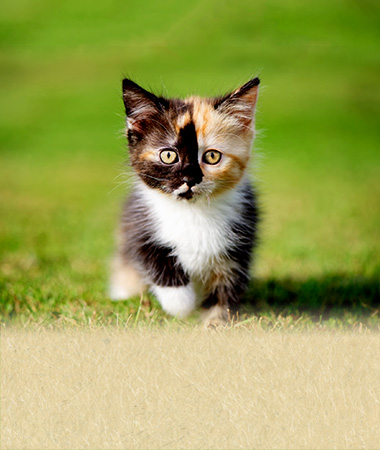
#> input picture cat.jpg, 380 x 450 px
$ python 2.py
#> lines starting #> are read from the running program, lines starting #| are printed output that depends on the picture
from PIL import Image

filename = "cat.jpg"
with Image.open(filename) as img:
#> img is the input picture: PIL image 380x450 RGB; mean R, G, B 154.2, 161.2, 84.4
    img.load()

new_img = img.resize((img.width // 3, img.height // 3))
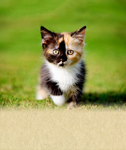
#> new_img: PIL image 126x150 RGB; mean R, G, B 154.2, 161.2, 84.4

new_img.save("resized_cat.jpg")

converted_img = img.transpose(Image.FLIP_TOP_BOTTOM)
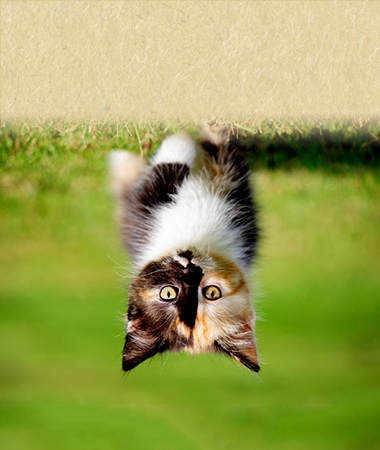
#> converted_img: PIL image 380x450 RGB; mean R, G, B 154.2, 161.2, 84.4
converted_img.save("image_flip_top_cat.jpg")
converted_img = img.transpose(Image.FLIP_LEFT_RIGHT)
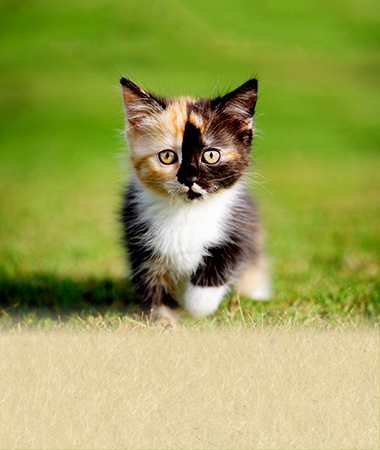
#> converted_img: PIL image 380x450 RGB; mean R, G, B 154.2, 161.2, 84.4
converted_img.save("image_flip_left_cat.jpg")

$ run again, with 1.jpg copied over cat.jpg
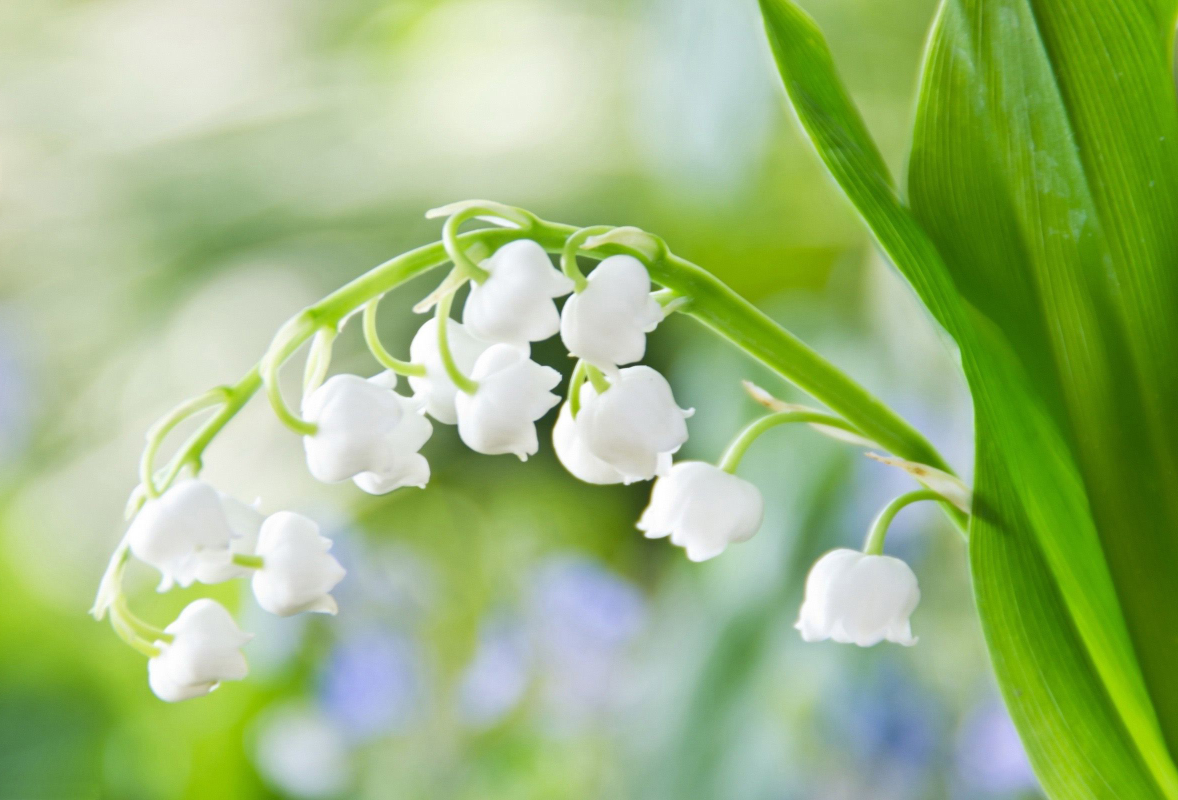
#> input picture 1.jpg, 2356 x 1600 px (shown at 1/2 size)
#> img is the input picture: PIL image 2356x1600 RGB; mean R, G, B 156.8, 185.1, 124.9
#> `converted_img = img.transpose(Image.FLIP_TOP_BOTTOM)`:
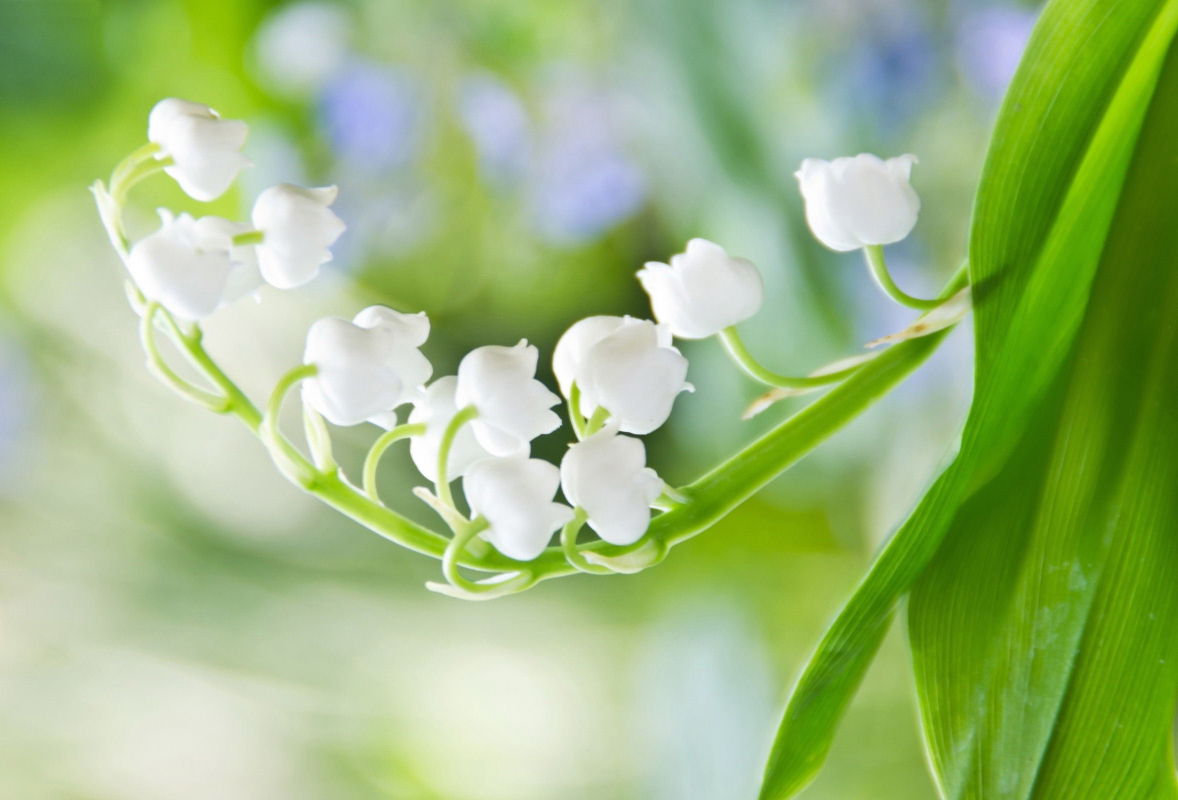
#> converted_img: PIL image 2356x1600 RGB (shown at 1/2 size); mean R, G, B 156.8, 185.1, 124.9
#> `converted_img = img.transpose(Image.FLIP_LEFT_RIGHT)`:
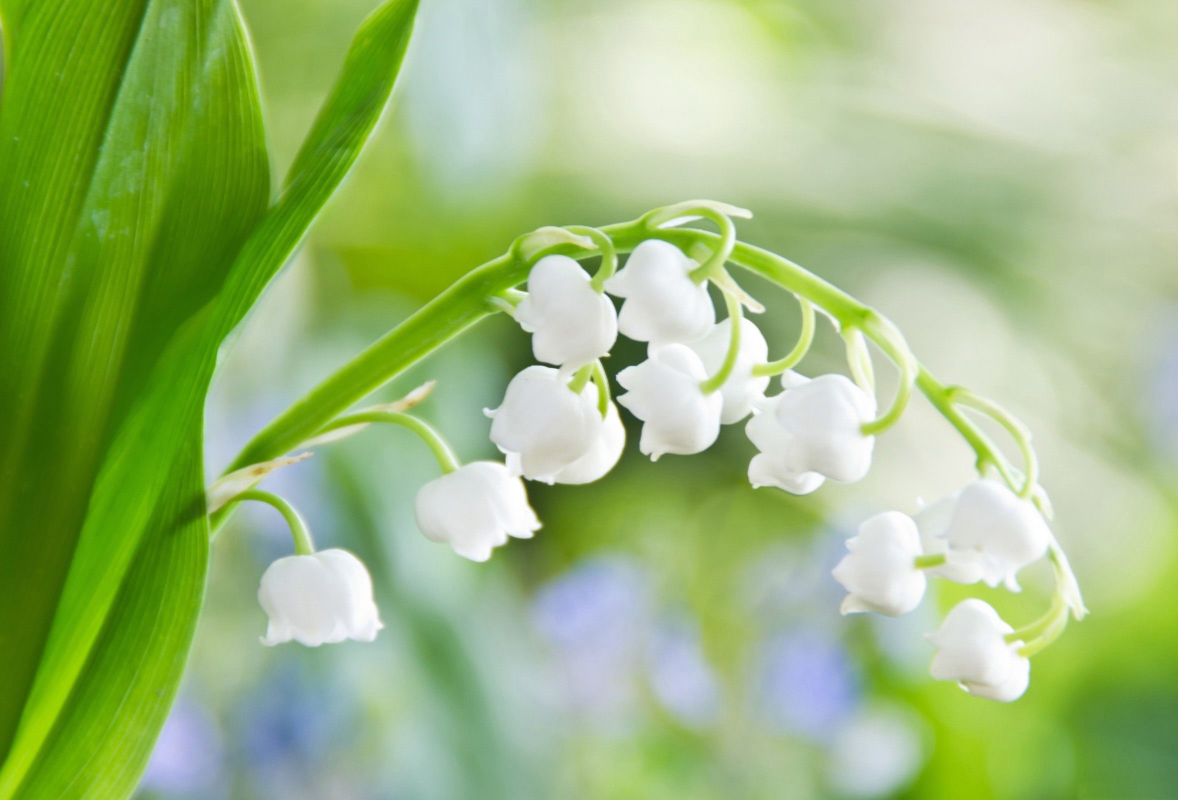
#> converted_img: PIL image 2356x1600 RGB (shown at 1/2 size); mean R, G, B 156.8, 185.1, 124.9

$ run again, with 2.jpg copied over cat.jpg
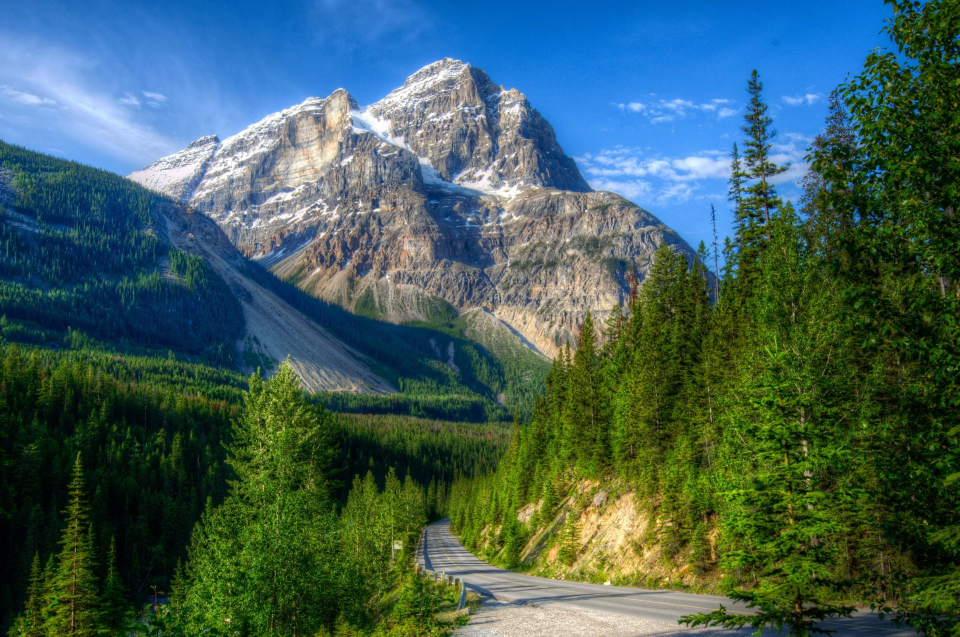
#> input picture 2.jpg, 1920 x 1273 px (shown at 1/2 size)
#> img is the input picture: PIL image 1920x1273 RGB; mean R, G, B 64.8, 94.9, 90.5
#> `converted_img = img.transpose(Image.FLIP_TOP_BOTTOM)`:
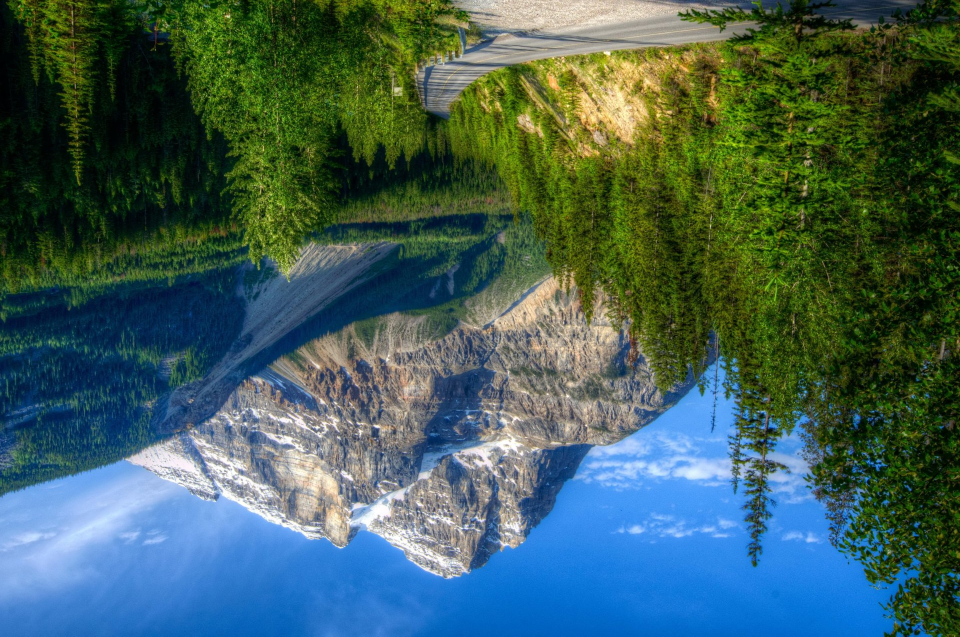
#> converted_img: PIL image 1920x1273 RGB (shown at 1/2 size); mean R, G, B 64.8, 94.9, 90.5
#> `converted_img = img.transpose(Image.FLIP_LEFT_RIGHT)`:
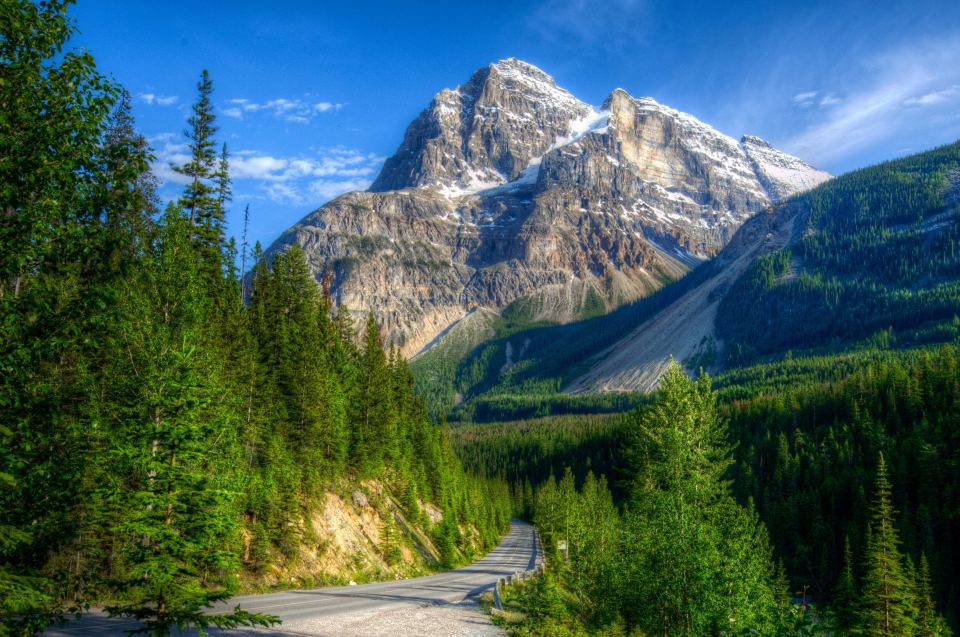
#> converted_img: PIL image 1920x1273 RGB (shown at 1/2 size); mean R, G, B 64.8, 94.9, 90.5
